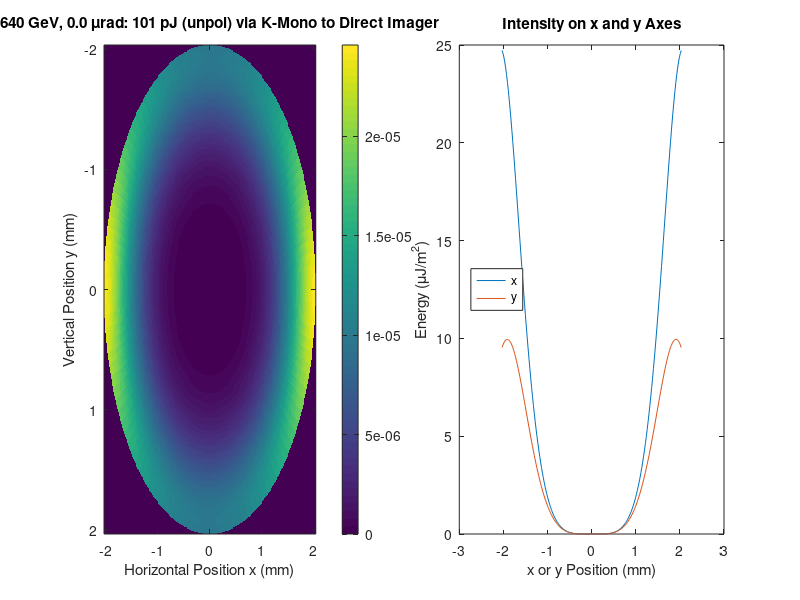

Here is the MATLAB script that generated this plot:
function [EKMono,harmonicOut] = SpontKMono(varargin)
% For a charge making one pass through an undulator, this function outputs
% the spontaneous energy (microjoules) transmitted through the K
% monochromator at its first harmonic, 8192 eV, and identifies the
% harmonics of the undulator radiation that are passed. It also displays
% the image (in nJ/urad^2) seen on the Direct Imager.
% There are several optional arguments:
%   psiOffset    = vertical angle (angles) (urad)
%                  between axes of FEL and K mono, default = 0
%   GeV          = beam energy (energies) (GeV),   default = 13.64
%   KUnd         = K value of undulator,           default = 'KACT'
%   charge       = charge in bunch (pC),           default = 250
%   girder       = range of undulator girders,     default = [1 1]
%   slit         = [xSlit1,xSlit2,ySlit1,ySlit2,aperture]
%                  FEE slits and the 2-mm-radius
%                  aperture in the gas attenuator
%                  (0 = no slit/aperture)          default = [2,-2,2,-2,2]
%   lambdaUnd    = undulator period (mm),          default = 30
%   EnergySpread = RMS energy spread dE/E (1e-4),  default = 0
%   tableHandle  = handle for table of GUI,        default = 0

% Physical constants
c    = 2.99792458e8;  % speed of light (m/s)
mu0  = 4e-7*pi;       % permeability of free space (H/m)
eps0 = 1/(mu0*c^2);   % permittivity of free space (F/m)
qe   = 1.6021892e-19; % electron charge (C)
me   = 9.109534e-31;  % electron mass (kg)
hbar = 1.0545887e-34; % Planck's constant /(2*pi)

p=inputParser;
p.addOptional('psiOffset',0)
p.addOptional('GeV',13.64)
p.addOptional('charge',250)
p.addOptional('KUnd','KACT')
p.addOptional('girder',[1,1])
p.addOptional('slit',[2,-2,2,-2,1])
p.addOptional('lambdaUnd',30)
p.addOptional('ESpread',0)
p.addOptional('tableHandle',0)
p.parse(varargin{:})

psiOffset = min(max(p.Results.psiOffset*1e-6,-1e-3),1e-3);
GeV       = p.Results.GeV;
KUndIn    = p.Results.KUnd;
charge    = p.Results.charge*1e-12;
girder    = p.Results.girder;
slit      = p.Results.slit*1e-3;
lambdaUnd = p.Results.lambdaUnd*1e-3;
ESpread   = p.Results.ESpread*1e-4;
tHandle   = p.Results.tableHandle;

% Check optional inputs.
Npsi = length(psiOffset);

NGeV = length(GeV);
for nGeV = 1:NGeV
    if GeV(nGeV) <= 0 || GeV(nGeV) > 50 || isnan(GeV(nGeV))
        GeV(nGeV) = 13.64;
    end
end

EKMono = zeros(Npsi,NGeV);

if charge <= 0 || charge > 1e-7
    charge = 250e-12;
end

if lambdaUnd <= 0 || lambdaUnd > 1
    lambdaUnd = 0.03;
end
kUnd=2*pi/lambdaUnd;
eVkUnd = hbar*c*kUnd/qe;

if girder(1) < 1 || girder(1) > 33
    girder(1) = 1;
end
if girder(2) < girder(1) || girder(2) > 33
    girder(2) = girder(1);
end
NGirder = girder(2)-girder(1)+1;
nUnd = 113;	% Periods per girder
LGirder = 3.656; % Effective girder length. Phase shift=nUnd*2*pi at res.

defaultSlit = 0.01;
if slit(1) < slit(2) || slit(1) > defaultSlit
    slit(1) = defaultSlit;
end
if slit(2) > slit(1) || slit(2) < -defaultSlit
    slit(2) = -defaultSlit;
end
if slit(3) < slit(4) || slit(3) > defaultSlit
    slit(3) = defaultSlit;
end
if slit(4) > slit(3) || slit(4) < -defaultSlit
    slit(4) = -defaultSlit;
end
if slit(5) == 0
    slit(5) =  defaultSlit*sqrt(2);
else
    slit(5) =  0.002;
end

% Chop energy-spread distribution into NE slices of equal area.
% For each slice, set dE/E at the point giving half the area.
if (ESpread < 1e-6 && ESpread ~= 0) ||...
        ESpread > 1e-2 || isnan(ESpread)
    ESpread = 0;
end
NE = min(7,max(1,round(ESpread/4e-5)));
dE = sqrt(2)*ESpread*erfinv((2*(1:NE)-NE-1)/NE);
ETweak = 1+dE;

% Z positions (m) of the girder centers and diagnostic devices in the LCLS
% coordinate system called "LTU Linac z (m)".
zDev = [517.059292    % U1 (middle of undulator girder 1)
        520.929292
        524.799292
        529.097292
        532.967292    % U5
        536.837292
        541.135292
        545.005292
        548.875292
        553.173292    % U10
        557.043292
        560.913292
        565.211292
        569.081292
        572.951292    % U15
        577.249292
        581.119292
        584.989292
        589.287292
        593.157292    % U20
        597.027292
        601.325292
        605.195292
        609.065292
        613.363292    % U25
        617.233292
        621.103292
        625.401292
        629.271292
        633.141292    % U30
        637.439292
        641.309292
        645.179292    % U33
        694.5         % 34: ST0
        724.421       % 35: Slits
        733.2         % 36: Last of 12 4-mm-diam aperture in gas attenuator
        734.438       % 37: KMono
        736.496   ];  % 38: Direct Imager

thetaMax = min(sqrt(max(slit(1:2).^2)+max(slit(3:4).^2))...
                  /(zDev(35)-zDev(girder(2))),...
           slit(5)/(zDev(36)-zDev(girder(2))));

% First we find the harmonic and angle thetaK to the axis of the FEL where
% the photon energy matches the transmission of the K mono. We use the FEL
% axis as our reference, and the axis of the monochromator is tilted by an
% offset angle in y relative to this.
% The monochromator transmits over only a narrow energy range and over a
% narrow anglular range about its axis. We first find the angle theta
% (tilt from z axis) matching the energy range, and then integrate over a
% narrow angular range around this value. In the xy plane, the angle phi
% covers 180 degrees, and symmetry is assumed for the other half.

% Properties of the K monochromator:
% The energy transmission has a full width at half maximum of = 1.398e-4,
% which I assume to be Gaussian and for a single crystal. The four
% reflections in the K mono raises this to the 4th power.
% The angular transmission is close to a super-Gaussian--almost a top hat--
% with FWHM of 30.1 urad and a peak of 72.9%. We assume that the FWHM
% remains correct, and find the sigma for a third-order super-Gaussian.
eV0KMono    = 8192;         % Photon energy (eV) at center of transmission.
FWHMeVKMono = 1.398e-4*eV0KMono;                % FWHM (eV)
sigeVKMono  = FWHMeVKMono/(2*(2*log(2))^(1/6)); % Standard dev, 4 bounces

psi0          = 14*pi/180;                        % Angle to grazing
FWHMpsiKMono  = FWHMeVKMono*tan(psi0)/eV0KMono;   % FWHM in angle
sigpsiKMono   = FWHMpsiKMono/(2*(2*log(2))^(1/6));
PeakKMono     = 0.729;        % Transmission at peak
sqrtPeakKMono = sqrt(PeakKMono);

% Read the KACT values from the undulator taper.
KUnd = ones(1,NGirder);
if strncmp(KUndIn,'KACT',4)
    for gird = girder(1):girder(2)
        g = gird-girder(1)+1;
        try
            KUnd(g) = lcaGetSmart(['USEG:UND1:',num2str(gird),'50:KACT']);
            if KUnd(g) <= 0 || isnan(KUnd(g))
                KUnd(g) = 3.5;
            end
        catch
            disp(lasterror)
            KUnd(g) = 3.5;
        end
    end
else
    if min(KUndIn) <= 0 || max(KUndIn) > 20
        KUnd = KUnd*3.5;
    elseif length(KUndIn) >= NGirder
        KUnd = KUndIn(1:NGirder);
    else
        KUnd = KUnd*KUndIn(1);
    end
end
KUndStar = KUnd./sqrt(1+0.5*KUnd.^2);

gamma0   = GeV*qe*1e9/(me*c^2);
gammaStar0  = zeros(NGeV,NGirder);
eV1axis0    = zeros(NGeV,NGirder);
for nGeV = 1:NGeV
    for gird = girder(1):girder(2)
        g = gird-girder(1)+1;
        gammaStar0(nGeV,g) = gamma0(nGeV)/sqrt(1+0.5*KUnd(g)^2);
        eV1axis0(nGeV,g)   = 2*hbar*c*kUnd*gammaStar0(nGeV,g)^2/qe;
    end
end
harmonicOut = ones(1,2);

rMax   = (zDev(38)-zDev(girder(2)))*thetaMax;
Nr     = 100;
dr     = max(rMax/Nr,5e-6);
Nr     = ceil(rMax/dr);
dr     = rMax/Nr;
radius = (1:Nr)*dr;

Nphi   = 120;
dphi   = 2*pi/Nphi;
phi    = (0:Nphi-1)*dphi;

NeV    = 100;
deV    = 2*sigeVKMono/NeV;
eV     = eV0KMono + ((0:NeV)-NeV/2)*deV;
eVarg  = (eV-eV0KMono)/sigeVKMono;

NTerms = 20;
eUnd = sqrtPeakKMono*nUnd*hbar*kUnd/(sqrt(2*pi)*eps0);
fUnd = (2*charge/(hbar*mu0*c))*deV/NE;

blanks = '                      ';
table = char(32*ones(Npsi*NGeV+3,22));
table(1,:) = 'y Tilt    e-    X-Rays';
table(2,:) = '[urad]  [GeV]    [pJ] ';


%-----------------------------------------------------------------
for npsi = 1:Npsi
    for nGeV = 1:NGeV
        % Find the distribution in polar coordinates r and phi
        % on the Direct Imager.
        TDist = zeros(Nr,Nphi);
        for m = 1:Nr
            if tHandle
                s1 = [blanks,num2str(psiOffset(npsi)*1e6,'%6.1f')];
                s1 = s1(length(s1)-5:length(s1));
                s2 = [blanks,num2str(GeV(nGeV),'%7.3f')];
                s2 = s2(length(s2)-6:length(s2));
                s3 = '  Working';
                table((npsi-1)*NGeV+nGeV+2,:) = [s1 s2 s3];
                s3 = ['Radius ',num2str(m),' of ',num2str(Nr),blanks];
                table((npsi-1)*NGeV+nGeV+3,:) =...
                    s3(1:size(table,2));
                set(tHandle,'String',table)
                pause(0.01)
            end
            if mod(m,10) == 0
                disp(['Calculating radius ',num2str(m),' of ',num2str(Nr)])
            end
            for n = 1:Nphi
                for nE = 1:NE
                    Ex = complex(zeros(NeV+1,1,'double'));
                    Ey = Ex;
                    % Sum the electric field emitted by one electron
                    % over all girders and all harmonics.
                    for gird = girder(1):girder(2)
                        thetaG = radius(m)/(zDev(38)-zDev(gird));
                        xi  = thetaG*cos(phi(n));
                        psi = thetaG*sin(phi(n));
                        psiarg = (psi-psiOffset(npsi))/sigpsiKMono;
                        xS = xi *(zDev(35)-zDev(gird));
                        yS = psi*(zDev(35)-zDev(gird));
                        if ~((slit(1) < xS || slit(2) > xS || ...
                              slit(3) < yS || slit(4) > yS || ...
                              slit(5) < thetaG*(zDev(36)-zDev(gird))))
                            g = gird-girder(1)+1;
                            gamtheta = 1+(gamma0*ETweak(nE)*thetaG).^2;
                            % Length of breaks between girders
                            LBreaks = (zDev(gird)-zDev(girder(1)))-(g-1)*LGirder;
                            LBreaksScaled = LBreaks*gamtheta/(gamtheta+KUnd(g)^2/2);
                            gammaStar  = gammaStar0(nGeV,g)*ETweak(nE);
                            eV1axis    =   eV1axis0(nGeV,g)*ETweak(nE)^2;
                            gammatheta = 1+(gammaStar*thetaG)^2;
                            eV1  = eV1axis/gammatheta;
                            aUnd = 0.25*KUndStar(g)^2/gammatheta;
                            bUnd = 2*KUndStar(g)*gammaStar*xi/gammatheta;
                            gUnd = gammatheta^2*...
                                sqrt(radius(m)^2+(zDev(38)-zDev(gird))^2);
                            % Which harmonics get through the K mono?
                            harmonic(1) = max(ceil((eV0KMono-8*sigeVKMono)...
                                *(1+(gammaStar*thetaG)^2)/eV1axis-0.6),1);
                            harmonic(2) =     ceil((eV0KMono+8*sigeVKMono)...
                                *(1+(gammaStar*thetaG)^2)/eV1axis-0.4);
                            harmonicOut(1) = min(harmonicOut(1),harmonic(1));
                            harmonicOut(2) = max(harmonicOut(2),harmonic(2));
                            for harm = harmonic(1):harmonic(2)
                                dUnd = 1i^(harm+1)*harm*eUnd*gammaStar^3;
                                amplFactor = dUnd/(eV1*gUnd);
                                phaseFactor = 2*pi*nUnd*harm*(g-1)+kUnd*LBreaksScaled;
                                % Array of besselj(k,harm*aUnd), for k=-NTerms:NTerms.
                                % Negative k values use besselj(-k,z)=besselj(k,z)*(-1)^k
                                % Length of array is 2*NTerms+1. Offset to k=0 is Nterms+1.
                                bessa((NTerms+1):(2*NTerms+1))...
                                    = real(besselj(0:NTerms,harm*aUnd));
                                for k = 1:NTerms
                                    bessa(k) = bessa(2*NTerms+2-k)*(-1)^(NTerms+1-k);
                                end
                                % Array of besselj(k,harm*bUnd), for
                                % k=-(2*NTerms+harm+1):(2*NTerms+harm+1).
                                % Negative k values use besselj(-k,z)=besselj(k,z)*(-1)^k
                                % Array length is 2*(2*NTerms+harm+1)+1.
                                % Offset to k=0 is 2*NTerms+harm+2.
                                bessb((2*NTerms+harm+2):(4*NTerms+2*harm+3))...
                                    = real(besselj(0:(2*NTerms+harm+1),harm*bUnd));
                                for k = 1:(2*NTerms+1+harm)
                                    bessb(k) = bessb(4*NTerms+2*harm+4-k)*(-1)^(harm-k);
                                end
                                % Compute Bessel sums
                                bess1 = bessa * bessb((2*harm+2):2:(2*(2*NTerms+harm)+2))';
                                bess2 = bessa *(bessb((2*harm+3):2:(2*(2*NTerms+harm)+3))...
                                              + bessb((2*harm+1):2:(2*(2*NTerms+harm)+1)))';
                                bessx  = real(2*bess1*gammaStar*xi-bess2*KUndStar(g));
                                bessy  = real(2*bess1*gammaStar*psi);
                                if abs(bessx) > 1e-9 || abs(bessy) > 1e-9
                                    for j = 1:NeV+1
                                        exparg = (eVarg(j)+psiarg)^6 + (eVarg(j)-psiarg)^6;
                                        if exparg <= 20
                                            sincarg = (eV(j)/eV1-harm)*pi*nUnd;
                                            if sincarg ~= 0
                                                sinc = sin(sincarg)/sincarg;
                                            else
                                                sinc = 1;
                                            end
                                            T = sinc*amplFactor*...
                                                exp(-exparg-1i*phaseFactor*eV(j)/eV1);
                                            Ex(j) = Ex(j) + T*bessx;
                                            Ey(j) = Ey(j) + T*bessy;
                                        end
                                    end
                                end
                            end
                        end
                    end
                    TDist(m,n) = TDist(m,n) + sum(abs(Ex).^2) + sum(abs(Ey).^2);
                end
            end
        end
        TDist = TDist*fUnd;
        EKMono(npsi,nGeV) = sum(radius*TDist)*dr*dphi;

        %-----------------------------------------------------------------
        s3 = [blanks,num2str(EKMono(npsi,nGeV)*1e12,'%9.4g')];
        s3 = s3(length(s3)-8:length(s3));
        if tHandle
            table((npsi-1)*NGeV+nGeV+2,:) = [s1 s2 s3];
            table((npsi-1)*NGeV+nGeV+3,:) = blanks;
            set(tHandle,'String',table)
            pause(0.01)
        end
        disp([     'Vertical Tilt=',num2str(psiOffset(npsi)*1e6),...
           ' urad   Beam Energy=',num2str(GeV(nGeV)),...
            ' GeV   Energy through K-Mono=',...
            num2str(EKMono(npsi,nGeV)*1e12,'%10.5g'),' pJ'])
        close all

        xPts = 1e3*radius'*cos(phi);
        yPts = 1e3*radius'*sin(phi);

        FigWidth  = 1260;
        FigHeight = 630;
        border    = 90;
        colorBarWidth = 70;

        % Figure position = [left, bottom, width, height]

        figure('Name','K-Monochromator Transmission to Direct Imager',...
            'Position',[10,150,FigWidth,FigHeight])
        subplot(1,2,1)
        set(gca,'Units','pixels','Position',...
            [border,border,FigWidth/2-2*border+colorBarWidth,FigHeight-2*border])
        imgSize = FigHeight-2*border;
        img = zeros(imgSize);
        for nx = 1:imgSize
            for ny = 1:imgSize
                x = ((nx-0.5)*2/imgSize-1)*rMax;
                y = ((ny-0.5)*2/imgSize-1)*rMax;
                rImg   = sqrt(x^2+y^2);
                phiImg = atan2(y,x);
                if phiImg < 0
                    phiImg = phiImg+2*pi;
                end
                m = (Nr-1)*rImg/rMax+1;
                n = Nphi*phiImg/(2*pi)+1;
                if rImg <= rMax
                    m1 = max(floor(m),1);
                    m2 = min(m1+1,Nr);
                    m3 = m2;
                    n1 = floor(n);
                    if n1 == Nphi
                        n2 = 1;
                    else
                        n2 = n1+1;
                    end
                    if TDist(m1,n1) == 0 && mod(n,1) < 0.5
                        n2 = n1;
                    else
                        n1 = n2;
                    end
                    if TDist(m1,n2) == 0 && mod(n,1) > 0.5
                        n1 = n2;
                    else
                        n2 = n1;
                    end
                    if TDist(m2,n1) == 0 && mod(m,1) > 0.5
                        m1 = m2;
                    else
                        m2 = m1;
                    end
                    if TDist(m3,n2) == 0 && mod(m,1) > 0.5
                        m1 = m3;
                    else
                        m3 = m1;
                    end
                    img(ny,nx) = TDist(m1,n1)*(1-m+m1)*(1-n+n1)+...
                                 TDist(m2,n1)*  (m-m1)*(1-n+n1)+...
                                 TDist(m1,n2)*(1-m+m1)*  (n-n1)+...
                                 TDist(m3,n2)*  (m-m1)*  (n-n1);
                end
            end
        end
        imagesc([-radius(Nr) radius(Nr)]*1000,[radius(Nr) -radius(Nr)]*1000,img)
        colorbar
        title([num2str(GeV(nGeV),'%6.3f'),' GeV, ',...
            num2str(psiOffset(npsi)*1e6,'%5.1f'),' \murad: ',...
            num2str(EKMono(npsi,nGeV)*1e12,'%8.3g'),...
            ' pJ (unpol) via K-Mono to Direct Imager'])
        xlabel('Horizontal Position x (mm)')
        ylabel('Vertical Position y (mm)')

        subplot(1,2,2)
        set(gca,'Units','pixels','Position',...
            [FigWidth/2+border,border,FigWidth/2-2*border,FigHeight-2*border])
        plot([ xPts(Nr:-1:1,round(Nphi/2+1));    xPts(:,   1)],...
             [TDist(Nr:-1:1,round(Nphi/2+1));   TDist(:,1)]*1e6,...
             [ yPts(Nr:-1:1,round(3*Nphi/4+1));  yPts(:,   round(Nphi/4+1))],...
             [TDist(Nr:-1:1,round(3*Nphi/4+1)); TDist(:,round(Nphi/4+1))]*1e6)
        title('Intensity on x and y Axes')
        xlabel('x or y Position (mm)')
        ylabel('Energy (\muJ/m^2)')
        legend(['x';'y'],'Location','West')
        pause(2)
    end
end

%-----------------------------------------------------------------
if npsi > 1 || nGeV > 1
    figure('Name','Energy through K-Monochromator',...
        'Position',[20,80,FigWidth/2,FigHeight])
    set(gca,'Units','pixels','Position',...
        [border,border,FigWidth/2-2*border,FigHeight-2*border])
    if npsi > 1 && nGeV > 1
        mesh(GeV,psiOffset*1e6,EKMono*1e12)
        xlabel('Electron Energy (GeV)')
        xlim([min(GeV) max(GeV)])
        ylabel('Tilt Angle (\murad)')
        ylim([min(psiOffset) max(psiOffset)]*1e6)
        zlabel('Energy through K Monochromator (pJ)')
        title('Scan of the K Monochromator')
    elseif npsi > 1
        plot(psiOffset*1e6,EKMono(:,1)*1e12)
        xlim([min(psiOffset) max(psiOffset)]*1e6)
        xlabel('Tilt Angle (\murad)')
        ylabel('Energy through K Monochromator (pJ)')
        title('Scan of the K Monochromator')
    elseif nGeV > 1
        plot(GeV,EKMono(1,:)*1e12)
        xlim([min(GeV) max(GeV)])
        xlabel('Electron Energy (GeV)')
        ylabel('Energy through K Monochromator (pJ)')
        title('Scan of the K Monochromator')
    end
end
end